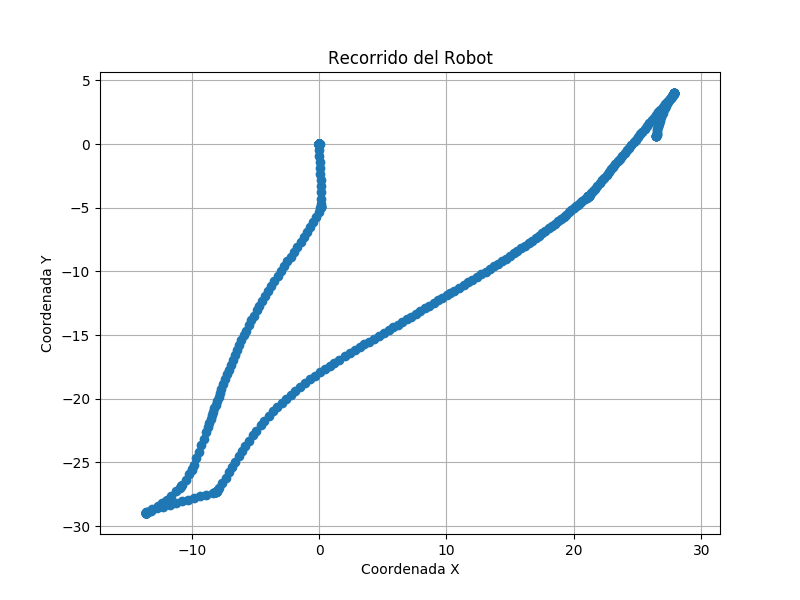

Recreate this plot in Python.
import matplotlib.pyplot as plt
import sys

"""
    This script is used to plot the results of a robot's movements
    arg1: log file to plot
    arg2: plot file
"""

# Leer el archivo y extraer los datos
timestamps = []
x_coords = []
y_coords = []

with open(sys.argv[1], 'r') as file:
    for line in file:
        parts = line.split()
        timestamps.append(float(parts[0]))
        x_coords.append(float(parts[1]))
        y_coords.append(float(parts[2]))

# Trazar el recorrido
plt.figure(figsize=(8, 6))
plt.plot(x_coords, y_coords, marker='o', linestyle='-')
plt.title('Recorrido del Robot')
plt.xlabel('Coordenada X')
plt.ylabel('Coordenada Y')
plt.grid(True)

# Hacer que las escalas de los ejes X e Y sean iguales
plt.axis('equal')

# Guardar el gráfico en un archivo
plot_file = sys.argv[2] 
plt.savefig(plot_file)  # Cambia el nombre del archivo según lo desees